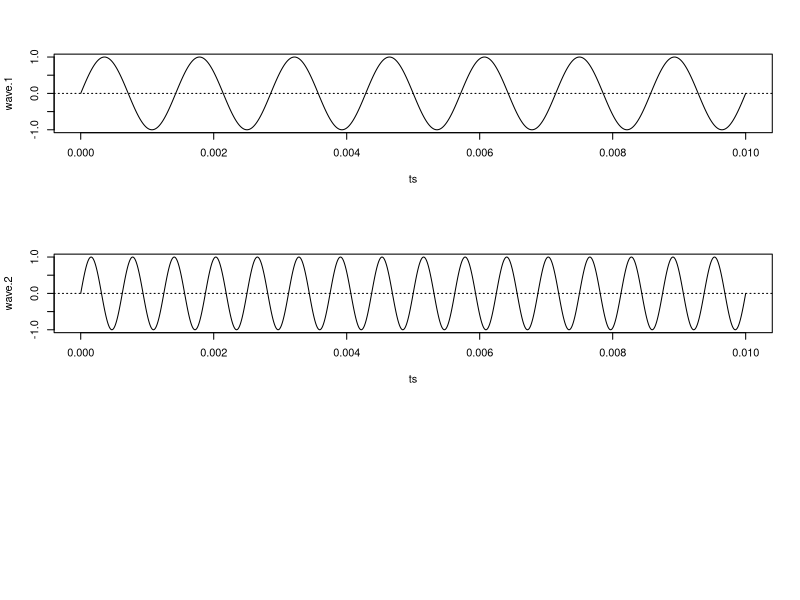

Write R code to recreate this figure.
#!/usr/local/bin/Rscript

f1 = 700
f2 = 1600

# Sampling frequency HZ
sf <- 100000
paste("Sampling freq :", sf, "[HZ]")

# Total sampling period secs
sp <- 0.01
paste("Total sampling period :", sp, "[sec]")

# Sampling interval secs
si <- 1/ sf
paste("Sampling interval :", si, "[sec]")

# Generate sampling time series in sec
ts <- seq(0, sp, si)

wave.1 <- sin(f1*2*pi*ts)
wave.2 <- sin(f2*2*pi*ts)

X11(width=10, height=8)

par(mfrow = c(3, 1))

plot(ts, wave.1, type="l", ylim=c(-1,1)) 
abline(h=0,lty=3)

plot(ts,wave.2, type="l", ylim=c(-1,1)) 
abline(h=0,lty=3)

message("Press return to exit...")
invisible(readLines("stdin", n=1))




